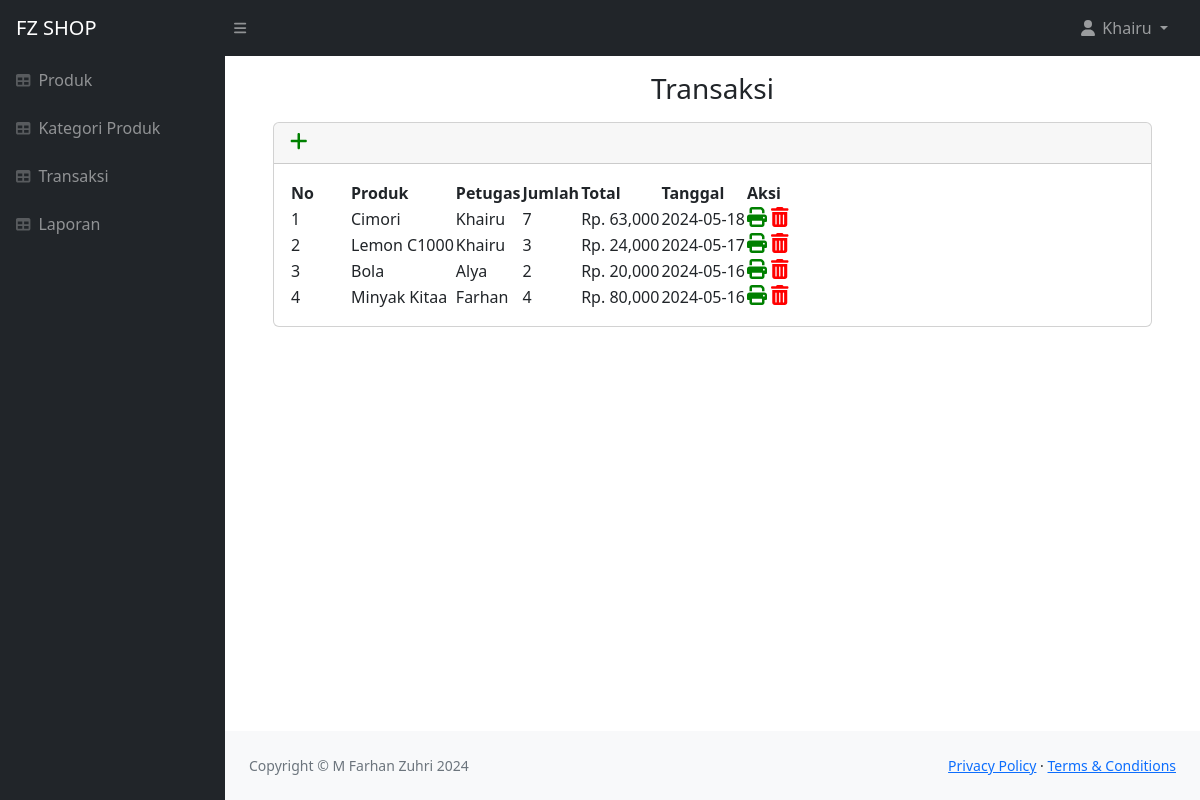
/user.php?page=user/transaksi.php (signed in), run on the app's committed database.
### tables this page shows
CREATE TABLE `tb_transaksi` (
  `transaksi_id` int(11) NOT NULL,
  `product_id` int(11) NOT NULL,
  `user_id` int(11) NOT NULL,
  `transaksi_jumlah` int(11) NOT NULL,
  `transaksi_total` int(11) NOT NULL,
  `jumlah_bayar` int(20) NOT NULL,
  `jumlah_kembalian` int(20) NOT NULL,
  `transaksi_tanggal` date NOT NULL,
  `jam_bayar` time NOT NULL
);

CREATE TABLE `tb_product` (
  `product_id` int(11) NOT NULL,
  `category_id` int(11) NOT NULL,
  `product_name` varchar(50) NOT NULL,
  `product_price` int(11) NOT NULL
);

CREATE TABLE `tb_user` (
  `user_id` int(11) NOT NULL,
  `username` varchar(25) NOT NULL,
  `password` text NOT NULL,
  `nama` varchar(50) NOT NULL,
  `foto` text NOT NULL,
  `role` enum('admin','user') NOT NULL
);

### user/transaksi.php (the view, shortened to what this page needs)
<div class="section">
        <div class="container-fluid px-4">
            <h3 class="text-center mt-3">Transaksi</h3>
            <div class="box">
                <div class="card mb-4 mt-3">
                    <div class="card-header">
                        <a href="user/insertpembayaran.php"><i class="fa-solid fa-plus" style="font-size: 20px; color: green;"></i></a>
                    </div>
                    <div class="card-body">
                        <table id="datatablesSimple">
                            <thead>
                                <tr>
                                    <th width="60px">No</th>
                                    <th>Produk</th>
                                    <th>Petugas</th>
                                    <th>Jumlah</th>
                                    <th>Total</th>
                                    <th>Tanggal</th>
                                    <th width="150px">Aksi</th>
                                </tr>
                            </thead>
                            <tbody>
                                <?php
                                $no = 1;
                                $sql = mysqli_query($db, "SELECT * FROM tb_transaksi JOIN tb_product ON tb_transaksi.product_id = tb_product.product_id JOIN tb_user ON tb_transaksi.user_id = tb_user.user_id ORDER by transaksi_id DESC");
                                if (mysqli_num_rows($sql) > 0) {
                                    while ($row = mysqli_fetch_array($sql)) {
                                        ?>
                                        <tr>
                                            <td><?php echo $no++ ?></td>
                                            <td><?php echo $row['product_name'] ?></td>
                                            <td><?php echo $row['nama'] ?></td>
                                            <td><?php echo $row['transaksi_jumlah'] ?></td>
                                            <?php
                                                $transaksi_total = $row['transaksi_jumlah'] * $row['product_price'];
                                            ?>
                                            <td>Rp. <?php echo number_format($transaksi_total) ?></td>
                                            <td><?php echo $row['transaksi_tanggal'] ?></td>
                                            <td>
                                                <a href="user/cetak.php?transaksi_id=<?php echo $row['transaksi_id'] ?>" target="blank"><i class="fa-solid fa-print" name="cetak" style="font-size: 20px; color: green;">Cetak</i></a>
                                                <i class="fa-solid fa-trash-can" style="font-size: 20px; color: red;" data-bs-toggle="modal" data-bs-target="#modalhapus<?= $no ?>">Hapus</i>
                                            </td>
                                        </tr>
                                <?php }
                                } else { ?>
                                    <tr>
                                        <td colspan="5">Tidak ada data</td>
                                    </tr>
                                <?php } ?>
                            </tbody>
                        </table>
                    </div>
                </div>
            </div>
        </div>
    </div>

### data on the page
tb_transaksi: product.product_name "Cimori", user.nama "Khairu", transaksi_jumlah "7", transaksi_jumlah.product_price "63,000", transaksi_tanggal "2024-05-18"
tb_transaksi: product.product_name "Lemon C1000", user.nama "Khairu", transaksi_jumlah "3", transaksi_jumlah.product_price "24,000", transaksi_tanggal "2024-05-17"
tb_transaksi: product.product_name "Bola", user.nama "Alya", transaksi_jumlah "2", transaksi_jumlah.product_price "20,000", transaksi_tanggal "2024-05-16"
tb_transaksi: product.product_name "Minyak Kitaa", user.nama "Farhan", transaksi_jumlah "4", transaksi_jumlah.product_price "80,000", transaksi_tanggal "2024-05-16"

### other printed values
$_SESSION['nama'] "Khairu"
